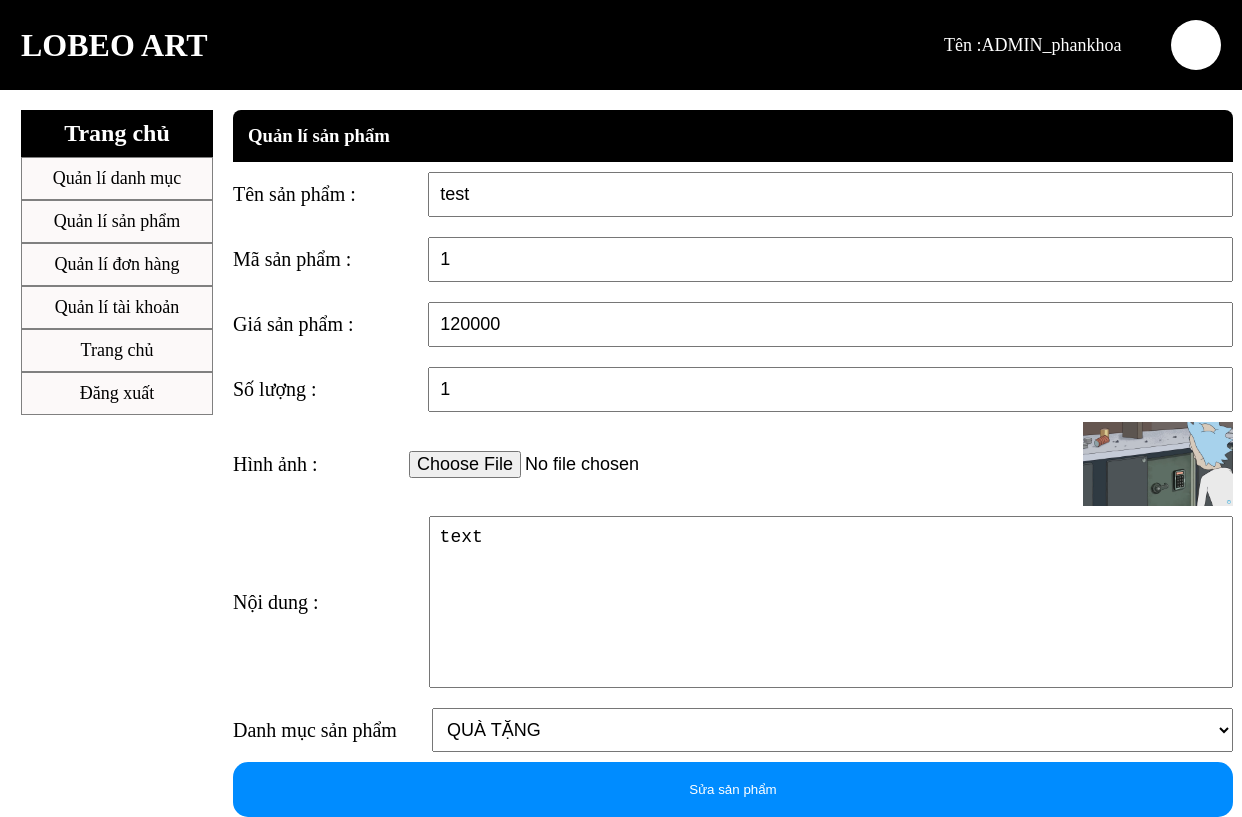
The page /admin/indexAdmin.php?action=quanlysp&query=sua&idsanpham=7 (signed in) on the database its author committed.
### tables this page shows
CREATE TABLE `tbl_product` (
  `id_sanpham` int(11) NOT NULL,
  `tensanpham` varchar(256) NOT NULL,
  `masp` varchar(256) NOT NULL,
  `giasp` int(100) NOT NULL,
  `soluong` int(11) NOT NULL,
  `hinhanh` varchar(256) NOT NULL,
  `noidung` text NOT NULL,
  `id_danhmuc` int(11) NOT NULL
);

### admin/modules/quanlysp/sua.php (the view, shortened to what this page needs)
<!DOCTYPE html>
<html lang="en">
<head>
</head>
<body>
<?php
	$sql_sua_sp = "SELECT * FROM tbl_product WHERE id_sanpham='$_GET[idsanpham]' LIMIT 1";
	$query_sua_sp = mysqli_query($mysqli,$sql_sua_sp);
?>
<?php
while($row = mysqli_fetch_array($query_sua_sp)) {
?>
     <form method="POST" action="modules/quanlysp/xuly.php?idsanpham=<?php echo $row['id_sanpham'] ?>" enctype="multipart/form-data">
        <div class="danhmucsp_them">
            <div class="danhmucsp_title">
                <h3>Quản lí sản phẩm</h3>
            </div>
            <div class="danhmucsp_them_content">
                <div class="danhmucsp_them_item row">
                    <span>Tên sản phẩm : </span>
                    <input type="text" value="<?php echo $row['tensanpham'] ?>" name="tensanpham">
                </div>
                <div class="danhmucsp_them_item row">
                    <span>Mã sản phẩm :</span>
                    <input type="text" value="<?php echo $row['masp'] ?>" name="masp">
                </div>
                <div class="danhmucsp_them_item row">
                    <span>Giá sản phẩm :</span>
                    <input type="text" value="<?php echo $row['giasp'] ?>" name="giasp">
                </div>
                <div class="danhmucsp_them_item row">
                    <span>Số lượng : </span>
                    <input type="text" value="<?php echo $row['soluong'] ?>" name="soluong">
                </div>
                <div class="danhmucsp_them_item row">
                    <span>Hình ảnh : </span>
                    <input type="file" name="hinhanh">
                    <img src="modules/quanlysp/uploads/<?php echo $row['hinhanh'] ?>" width="150px">
                </div>
                <div class="danhmucsp_them_item row">
                    <span>Nội dung : </span>
                    <textarea rows="10"  name="noidung" style="resize: none"><?php echo  $row['noidung'] ?></textarea>
                </div>
                <div class="danhmucsp_them_item row">
                    <span>Danh mục sản phẩm </span>
                    <select name="danhmuc">
                    <?php
                    $sql_danhmuc = "SELECT * FROM tbl_danhmuc ORDER BY id_danhmuc DESC";
                    $query_danhmuc = mysqli_query($mysqli,$sql_danhmuc);
                    while($row_danhmuc = mysqli_fetch_array($query_danhmuc)){
                        if($row_danhmuc['id_danhmuc']==$row['id_danhmuc']){
                    ?>
                    <option selected value="<?php echo $row_danhmuc['id_danhmuc'] ?>"><?php echo $row_danhmuc['tendanhmuc'] ?></option>
                    <?php
                        }else{
                    ?>
                    <option value="<?php echo $row_danhmuc['id_danhmuc'] ?>"><?php echo $row_danhmuc['tendanhmuc'] ?></option>
                    <?php
                        }
                    }
                    ?>
                    </select>
                </div>
                <button name="suasanpham">Sửa sản phẩm</button>
            </div>
        </div>
    </form>
<?php
     }
?>
</body>
</html>

### admin/css/adminPages.css (style rules this page uses)
* { padding: 0; margin : 0; list-style: none; text-decoration: none; }
.row { display: flex; }
.danhmucsp_them , .danhmucsp_lietke { width: 1000px; margin: auto; margin: 0px 20px; }
.danhmucsp_title , .danhmucsp_lietke_title { background-color: black; color: #fff; padding : 15px; border-radius: 8px 8px 0px 0px; margin-top: 10px; }
.danhmucsp_them_content input { display: flex; width: 100%; font-size: 18px; padding: 10px; margin: 10px 0; outline : none; }
.danhmucsp_them_item { align-items: center; }
.danhmucsp_them_item span { width: 250px; text-align: left; font-size: 20px; }
.danhmucsp_them_content button { width: 100%; padding: 20px; outline : none; border: none; background-color: rgb(0, 140, 255); color: #fff; border-radius: 15px; }
.danhmucsp_them_item textarea { display: flex; width: 100%; font-size: 18px; padding: 10px; margin: 10px 0; outline : none; height: 150px; }
.danhmucsp_them_item select { display: flex; width: 100%; font-size: 18px; padding: 10px; margin: 10px 0; outline : none; }

### rows shown on the page
tbl_product: tensanpham "test", masp "1", giasp "120000", soluong "1", hinhanh (picture), noidung "text"

### other values the page prints
$_SESSION['admin_name'] "ADMIN_phankhoa"
form field danhmuc "QUÀ TẶNG"
